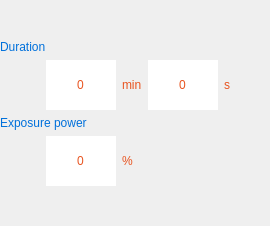
         <widget class="QWidget" name="pageContinuous">
          <layout class="QGridLayout" name="gridLayout_3">
           <property name="leftMargin">
            <number>0</number>
           </property>
           <property name="topMargin">
            <number>0</number>
           </property>
           <property name="rightMargin">
            <number>0</number>
           </property>
           <property name="bottomMargin">
            <number>0</number>
           </property>
           <item row="0" column="0" colspan="3">
            <spacer name="verticalSpacer_8">
             <property name="orientation">
              <enum>Qt::Orientation::Vertical</enum>
             </property>
             <property name="sizeType">
              <enum>QSizePolicy::Policy::Fixed</enum>
             </property>
             <property name="sizeHint" stdset="0">
              <size>
               <width>20</width>
               <height>40</height>
              </size>
             </property>
            </spacer>
           </item>
           <item row="4" column="1">
            <widget class="QSpinBox" name="powerContinuouspinBox">
             <property name="sizePolicy">
              <sizepolicy hsizetype="Fixed" vsizetype="Fixed">
               <horstretch>100</horstretch>
               <verstretch>50</verstretch>
              </sizepolicy>
             </property>
             <property name="minimumSize">
              <size>
               <width>70</width>
               <height>0</height>
              </size>
             </property>
             <property name="maximumSize">
              <size>
               <width>70</width>
               <height>50</height>
              </size>
             </property>
             <property name="styleSheet">
              <string notr="true">box-shadow: 8px 8px 8px #0070DB29;
width: 85px;
height: 55px;
text-align: left;
font: normal normal bold 25px/29px Arial;
letter-spacing: 0px;
color: #E85420;</string>
             </property>
             <property name="frame">
              <bool>false</bool>
             </property>
             <property name="alignment">
              <set>Qt::AlignmentFlag::AlignCenter</set>
             </property>
             <property name="buttonSymbols">
              <enum>QAbstractSpinBox::ButtonSymbols::NoButtons</enum>
             </property>
            </widget>
           </item>
           <item row="5" column="0">
            <spacer name="verticalSpacer_6">
             <property name="orientation">
              <enum>Qt::Orientation::Vertical</enum>
             </property>
             <property name="sizeType">
              <enum>QSizePolicy::Policy::Expanding</enum>
             </property>
             <property name="sizeHint" stdset="0">
              <size>
               <width>20</width>
               <height>40</height>
              </size>
             </property>
            </spacer>
           </item>
           <item row="1" column="0" colspan="5">
            <widget class="QLabel" name="label_5">
             <property name="sizePolicy">
              <sizepolicy hsizetype="Preferred" vsizetype="Fixed">
               <horstretch>0</horstretch>
               <verstretch>80</verstretch>
              </sizepolicy>
             </property>
             <property name="maximumSize">
              <size>
               <width>9999999</width>
               <height>80</height>
              </size>
             </property>
             <property name="styleSheet">
              <string notr="true">
/* UI Properties */
text-align: left;
font: normal normal bold 25px/29px Arial;
letter-spacing: 0px;
color: #0070DB;
opacity: 1;</string>
             </property>
             <property name="text">
              <string>Duration</string>
             </property>
             <property name="alignment">
              <set>Qt::AlignmentFlag::AlignLeading|Qt::AlignmentFlag::AlignLeft|Qt::AlignmentFlag::AlignVCenter</set>
             </property>
            </widget>
           </item>
           <item row="2" column="0">
            <spacer name="horizontalSpacer_5">
             <property name="orientation">
              <enum>Qt::Orientation::Horizontal</enum>
             </property>
             <property name="sizeType">
              <enum>QSizePolicy::Policy::Fixed</enum>
             </property>
             <property name="sizeHint" stdset="0">
              <size>
               <width>40</width>
               <height>20</height>
              </size>
             </property>
            </spacer>
           </item>
           <item row="2" column="4">
            <widget class="QLabel" name="label_7">
             <property name="sizePolicy">
              <sizepolicy hsizetype="Preferred" vsizetype="Fixed">
               <horstretch>0</horstretch>
               <verstretch>50</verstretch>
              </sizepolicy>
             </property>
             <property name="maximumSize">
              <size>
               <width>999999</width>
               <height>50</height>
              </size>
             </property>
             <property name="styleSheet">
              <string notr="true">
/* UI Properties */

text-align: left;
font: normal normal bold 25px/29px Arial;
letter-spacing: 0px;
color: #E85420;
opacity: 1;</string>
             </property>
             <property name="text">
              <string>s</string>
             </property>
            </widget>
           </item>
           <item row="2" column="2">
            <widget class="QLabel" name="label_6">
             <property name="sizePolicy">
              <sizepolicy hsizetype="Preferred" vsizetype="Fixed">
               <horstretch>0</horstretch>
               <verstretch>50</verstretch>
              </sizepolicy>
             </property>
             <property name="maximumSize">
              <size>
               <width>999999</width>
               <height>50</height>
              </size>
             </property>
             <property name="styleSheet">
              <string notr="true">
/* UI Properties */
text-align: left;
font: normal normal bold 25px/29px Arial;
letter-spacing: 0px;
color: #E85420;
opacity: 1;</string>
             </property>
             <property name="text">
              <string>min</string>
             </property>
            </widget>
           </item>
           <item row="2" column="1">
            <widget class="QSpinBox" name="minContinuouspinBox">
             <property name="sizePolicy">
              <sizepolicy hsizetype="Fixed" vsizetype="Fixed">
               <horstretch>100</horstretch>
               <verstretch>50</verstretch>
              </sizepolicy>
             </property>
             <property name="minimumSize">
              <size>
               <width>70</width>
               <height>0</height>
              </size>
             </property>
             <property name="maximumSize">
              <size>
               <width>70</width>
               <height>50</height>
              </size>
             </property>
             <property name="acceptDrops">
              <bool>false</bool>
             </property>
             <property name="styleSheet">
              <string notr="true">box-shadow: 8px 8px 8px #0070DB29;
width: 85px;
height: 55px;
text-align: left;
font: normal normal bold 25px/29px Arial;
letter-spacing: 0px;
color: #E85420;</string>
             </property>
             <property name="wrapping">
              <bool>false</bool>
             </property>
             <property name="frame">
              <bool>false</bool>
             </property>
             <property name="alignment">
              <set>Qt::AlignmentFlag::AlignCenter</set>
             </property>
             <property name="buttonSymbols">
              <enum>QAbstractSpinBox::ButtonSymbols::NoButtons</enum>
             </property>
             <property name="keyboardTracking">
              <bool>true</bool>
             </property>
            </widget>
           </item>
           <item row="4" column="2">
            <widget class="QLabel" name="label_9">
             <property name="sizePolicy">
              <sizepolicy hsizetype="Preferred" vsizetype="Fixed">
               <horstretch>0</horstretch>
               <verstretch>50</verstretch>
              </sizepolicy>
             </property>
             <property name="maximumSize">
              <size>
               <width>16777215</width>
               <height>50</height>
              </size>
             </property>
             <property name="styleSheet">
              <string notr="true">
/* UI Properties */
text-align: left;
font: normal normal bold 25px/29px Arial;
letter-spacing: 0px;
color: #E85420;
opacity: 1;</string>
             </property>
             <property name="text">
              <string>%</string>
             </property>
            </widget>
           </item>
           <item row="2" column="3">
            <widget class="QSpinBox" name="segContinuouspinBox">
             <property name="sizePolicy">
              <sizepolicy hsizetype="Fixed" vsizetype="Fixed">
               <horstretch>100</horstretch>
               <verstretch>50</verstretch>
              </sizepolicy>
             </property>
             <property name="minimumSize">
              <size>
               <width>70</width>
               <height>0</height>
              </size>
             </property>
             <property name="maximumSize">
              <size>
               <width>70</width>
               <height>50</height>
              </size>
             </property>
             <property name="styleSheet">
              <string notr="true">box-shadow: 8px 8px 8px #0070DB29;

text-align: left;
font: normal normal bold 25px/29px Arial;
letter-spacing: 0px;
color: #E85420;</string>
             </property>
             <property name="frame">
              <bool>false</bool>
             </property>
             <property name="alignment">
              <set>Qt::AlignmentFlag::AlignCenter</set>
             </property>
             <property name="buttonSymbols">
              <enum>QAbstractSpinBox::ButtonSymbols::NoButtons</enum>
             </property>
            </widget>
           </item>
           <item row="3" column="0" colspan="5">
            <widget class="QLabel" name="label_8">
             <property name="sizePolicy">
              <sizepolicy hsizetype="Preferred" vsizetype="Fixed">
               <horstretch>0</horstretch>
               <verstretch>80</verstretch>
              </sizepolicy>
             </property>
             <property name="maximumSize">
              <size>
               <width>9999999</width>
               <height>80</height>
              </size>
             </property>
             <property name="styleSheet">
              <string notr="true">
/* UI Properties */
text-align: left;
font: normal normal bold 25px/29px Arial;
letter-spacing: 0px;
color: #0070DB;
opacity: 1;</string>
             </property>
             <property name="text">
              <string>Exposure power</string>
             </property>
            </widget>
           </item>
           <item row="2" column="5">
            <spacer name="horizontalSpacer_6">
             <property name="orientation">
              <enum>Qt::Orientation::Horizontal</enum>
             </property>
             <property name="sizeHint" stdset="0">
              <size>
               <width>40</width>
               <height>20</height>
              </size>
             </property>
            </spacer>
           </item>
          </layout>
         </widget>
